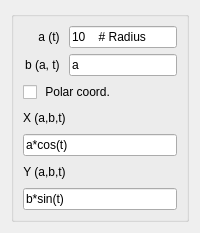
                     <widget class="QWidget" name="Equation_tab_2">
                      <attribute name="title">
                       <string>Equation</string>
                      </attribute>
                      <layout class="QGridLayout" name="gridLayout_23">
                       <item row="0" column="0">
                        <widget class="QGroupBox" name="groupBox_14">
                         <property name="toolTip">
                          <string/>
                         </property>
                         <property name="title">
                          <string/>
                         </property>
                         <layout class="QGridLayout" name="gridLayout_22">
                          <item row="0" column="0">
                           <layout class="QHBoxLayout" name="horizontalLayout_7">
                            <item>
                             <layout class="QVBoxLayout" name="verticalLayout_6">
                              <item>
                               <layout class="QHBoxLayout" name="horizontalLayout_3">
                                <item>
                                 <widget class="QLabel" name="label_a_3">
                                  <property name="maximumSize">
                                   <size>
                                    <width>70</width>
                                    <height>16777215</height>
                                   </size>
                                  </property>
                                  <property name="layoutDirection">
                                   <enum>Qt::LeftToRight</enum>
                                  </property>
                                  <property name="text">
                                   <string>a (t) </string>
                                  </property>
                                  <property name="alignment">
                                   <set>Qt::AlignRight|Qt::AlignTrailing|Qt::AlignVCenter</set>
                                  </property>
                                 </widget>
                                </item>
                                <item>
                                 <widget class="QLineEdit" name="ParCurve_a_2">
                                  <property name="sizePolicy">
                                   <sizepolicy hsizetype="Fixed" vsizetype="Fixed">
                                    <horstretch>0</horstretch>
                                    <verstretch>0</verstretch>
                                   </sizepolicy>
                                  </property>
                                  <property name="minimumSize">
                                   <size>
                                    <width>40</width>
                                    <height>0</height>
                                   </size>
                                  </property>
                                  <property name="maximumSize">
                                   <size>
                                    <width>150</width>
                                    <height>16777215</height>
                                   </size>
                                  </property>
                                  <property name="toolTip">
                                   <string>&lt;html&gt;&lt;head/&gt;&lt;body&gt;&lt;p&gt;The function 'range' from Python and 'np.arange' from numpy module can be used here:&lt;/p&gt;&lt;p&gt;range([start,] stop[, step])&lt;/p&gt;&lt;p&gt;  start : Starting number of the sequence. &lt;span style=&quot; vertical-align:top;&quot;&gt;The interval includes this value. The default value is 0&lt;/span&gt;&lt;/p&gt;&lt;p&gt;  stop : Generate numbers up to, but not including this number.&lt;/p&gt;&lt;p&gt;  step : Difference between each number in  the sequence. &lt;span style=&quot; vertical-align:top;&quot;&gt;The default value is 1.&lt;/span&gt;&lt;/p&gt;&lt;p&gt;&lt;br/&gt;&lt;/p&gt;&lt;p&gt;np.arange([start,] stop[, step,]dtype=None)&lt;/p&gt;&lt;p&gt;Return evenly spaced values within a given interval.&lt;/p&gt;&lt;p&gt;  start : Starting number of the sequence. &lt;span style=&quot; vertical-align:top;&quot;&gt;The interval includes this value. The default value is 0&lt;/span&gt;&lt;/p&gt;&lt;p&gt;  stop : &lt;span style=&quot; vertical-align:top;&quot;&gt;End of interval. The interval does not include this value, except in some cases where &lt;/span&gt;&lt;span style=&quot; font-style:italic; vertical-align:top;&quot;&gt;step&lt;/span&gt;&lt;span style=&quot; vertical-align:top;&quot;&gt; is not an integer and floating point round-off affects the length of &lt;/span&gt;&lt;span style=&quot; font-style:italic; vertical-align:top;&quot;&gt;out&lt;/span&gt;&lt;span style=&quot; vertical-align:top;&quot;&gt;.&lt;/span&gt;&lt;/p&gt;&lt;p&gt;  step : Difference between each number in  the sequence. &lt;span style=&quot; vertical-align:top;&quot;&gt;For any output &lt;/span&gt;&lt;span style=&quot; font-style:italic; vertical-align:top;&quot;&gt;out&lt;/span&gt;&lt;span style=&quot; vertical-align:top;&quot;&gt;, this is the distance between two adjacent values. The default value is 1.&lt;/span&gt;&lt;/p&gt;&lt;p&gt;&lt;span style=&quot; vertical-align:top;&quot;&gt;If &lt;/span&gt;&lt;span style=&quot; font-style:italic; vertical-align:top;&quot;&gt;step&lt;/span&gt;&lt;span style=&quot; vertical-align:top;&quot;&gt; is specified, &lt;/span&gt;&lt;span style=&quot; font-style:italic; vertical-align:top;&quot;&gt;start&lt;/span&gt;&lt;span style=&quot; vertical-align:top;&quot;&gt; must also be given.&lt;/span&gt;&lt;/p&gt;&lt;p&gt;  dtype : The type of the output array. if dtype &lt;span style=&quot; vertical-align:top;&quot;&gt;is not given, infer the data type from the other input arguments.&lt;/span&gt;&lt;br/&gt;&lt;/p&gt;&lt;/body&gt;&lt;/html&gt;</string>
                                  </property>
                                  <property name="text">
                                   <string>10    # Radius</string>
                                  </property>
                                  <property name="maxLength">
                                   <number>32769</number>
                                  </property>
                                 </widget>
                                </item>
                               </layout>
                              </item>
                              <item>
                               <layout class="QHBoxLayout" name="horizontalLayout_4">
                                <item>
                                 <widget class="QLabel" name="label_b_3">
                                  <property name="maximumSize">
                                   <size>
                                    <width>70</width>
                                    <height>16777215</height>
                                   </size>
                                  </property>
                                  <property name="text">
                                   <string>b (a, t) </string>
                                  </property>
                                  <property name="alignment">
                                   <set>Qt::AlignRight|Qt::AlignTrailing|Qt::AlignVCenter</set>
                                  </property>
                                 </widget>
                                </item>
                                <item>
                                 <widget class="QLineEdit" name="ParCurve_b_2">
                                  <property name="sizePolicy">
                                   <sizepolicy hsizetype="Fixed" vsizetype="Fixed">
                                    <horstretch>0</horstretch>
                                    <verstretch>0</verstretch>
                                   </sizepolicy>
                                  </property>
                                  <property name="minimumSize">
                                   <size>
                                    <width>40</width>
                                    <height>0</height>
                                   </size>
                                  </property>
                                  <property name="maximumSize">
                                   <size>
                                    <width>150</width>
                                    <height>16777215</height>
                                   </size>
                                  </property>
                                  <property name="toolTip">
                                   <string>&lt;html&gt;&lt;head/&gt;&lt;body&gt;&lt;p&gt;The function 'range' from Python and 'np.arange' from numpy module can be used here:&lt;/p&gt;&lt;p&gt;range([start,] stop[, step])&lt;/p&gt;&lt;p&gt;start : Starting number of the sequence. &lt;span style=&quot; vertical-align:top;&quot;&gt;The interval includes this value. The default value is 0&lt;/span&gt;&lt;/p&gt;&lt;p&gt;stop : Generate numbers up to, but not including this number.&lt;/p&gt;&lt;p&gt;step : Difference between each number in the sequence. &lt;span style=&quot; vertical-align:top;&quot;&gt;The default value is 1.&lt;/span&gt;&lt;/p&gt;&lt;p&gt;&lt;br/&gt;&lt;/p&gt;&lt;p&gt;np.arange([start,] stop[, step,]dtype=None)&lt;/p&gt;&lt;p&gt;Return evenly spaced values within a given interval.&lt;/p&gt;&lt;p&gt;start : Starting number of the sequence. &lt;span style=&quot; vertical-align:top;&quot;&gt;The interval includes this value. The default value is 0&lt;/span&gt;&lt;/p&gt;&lt;p&gt;stop : &lt;span style=&quot; vertical-align:top;&quot;&gt;End of interval. The interval does not include this value, except in some cases where &lt;/span&gt;&lt;span style=&quot; font-style:italic; vertical-align:top;&quot;&gt;step&lt;/span&gt;&lt;span style=&quot; vertical-align:top;&quot;&gt; is not an integer and floating point round-off affects the length of &lt;/span&gt;&lt;span style=&quot; font-style:italic; vertical-align:top;&quot;&gt;out&lt;/span&gt;&lt;span style=&quot; vertical-align:top;&quot;&gt;.&lt;/span&gt;&lt;/p&gt;&lt;p&gt;step : Difference between each number in the sequence. &lt;span style=&quot; vertical-align:top;&quot;&gt;For any output &lt;/span&gt;&lt;span style=&quot; font-style:italic; vertical-align:top;&quot;&gt;out&lt;/span&gt;&lt;span style=&quot; vertical-align:top;&quot;&gt;, this is the distance between two adjacent values. The default value is 1.&lt;/span&gt;&lt;/p&gt;&lt;p&gt;&lt;span style=&quot; vertical-align:top;&quot;&gt;If &lt;/span&gt;&lt;span style=&quot; font-style:italic; vertical-align:top;&quot;&gt;step&lt;/span&gt;&lt;span style=&quot; vertical-align:top;&quot;&gt; is specified, &lt;/span&gt;&lt;span style=&quot; font-style:italic; vertical-align:top;&quot;&gt;start&lt;/span&gt;&lt;span style=&quot; vertical-align:top;&quot;&gt; must also be given.&lt;/span&gt;&lt;/p&gt;&lt;p&gt;dtype : The type of the output array. if dtype &lt;span style=&quot; vertical-align:top;&quot;&gt;is not given, infer the data type from the other input arguments.&lt;/span&gt;&lt;/p&gt;&lt;/body&gt;&lt;/html&gt;</string>
                                  </property>
                                  <property name="text">
                                   <string>a</string>
                                  </property>
                                  <property name="maxLength">
                                   <number>32769</number>
                                  </property>
                                 </widget>
                                </item>
                               </layout>
                              </item>
                             </layout>
                            </item>
                           </layout>
                          </item>
                          <item row="1" column="0">
                           <widget class="QCheckBox" name="checkBox_polar_2">
                            <property name="toolTip">
                             <string>Toggle for Polar coordinates:
then FIRST input field is interpreted as radius
 and SECOND input field is interpreted as angle phi

Polar coordinates (r, phi) as commonly used in physics: 
 If P(x, y) is the considered point in 3D space;
    Radial distance r ( &gt; 0.0 ),  is the Euclidean distance from 
    the origin O (0, 0) to P(x, y).The symbol rho is often used instead of r.
    The azimuthal angle phi (or azimuth) is the signed angle measured from the 
    azimuth reference direction to the segment OP on the reference plane XY ( 0 &lt;= phi &lt;= pi radians (0 deg and 180 deg)).</string>
                            </property>
                            <property name="text">
                             <string> Polar coord.</string>
                            </property>
                            <property name="autoExclusive">
                             <bool>true</bool>
                            </property>
                           </widget>
                          </item>
                          <item row="2" column="0">
                           <layout class="QGridLayout" name="gridLayout_4">
                            <item row="0" column="0">
                             <layout class="QHBoxLayout" name="horizontalLayout_6">
                              <item>
                               <widget class="QLabel" name="label_x_2">
                                <property name="maximumSize">
                                 <size>
                                  <width>70</width>
                                  <height>16777215</height>
                                 </size>
                                </property>
                                <property name="text">
                                 <string>X (a,b,t) </string>
                                </property>
                                <property name="alignment">
                                 <set>Qt::AlignRight|Qt::AlignTrailing|Qt::AlignVCenter</set>
                                </property>
                               </widget>
                              </item>
                              <item>
                               <spacer name="horizontalSpacer_2">
                                <property name="orientation">
                                 <enum>Qt::Horizontal</enum>
                                </property>
                                <property name="sizeHint" stdset="0">
                                 <size>
                                  <width>40</width>
                                  <height>20</height>
                                 </size>
                                </property>
                               </spacer>
                              </item>
                             </layout>
                            </item>
                            <item row="1" column="0">
                             <widget class="QLineEdit" name="ParCurve_x_2">
                              <property name="sizePolicy">
                               <sizepolicy hsizetype="Expanding" vsizetype="Fixed">
                                <horstretch>0</horstretch>
                                <verstretch>0</verstretch>
                               </sizepolicy>
                              </property>
                              <property name="minimumSize">
                               <size>
                                <width>0</width>
                                <height>0</height>
                               </size>
                              </property>
                              <property name="maximumSize">
                               <size>
                                <width>16777215</width>
                                <height>16777215</height>
                               </size>
                              </property>
                              <property name="toolTip">
                               <string>The function from Python math module can be used here:
safe_list = ['acos', 'asin', 'atan', 'atan2', 'ceil', 'cos', 'cosh',
 'degrees', 'e', 'exp', 'fabs', 'floor', 'fmod', 'frexp', 'hypot', 'ldexp',
 'log', 'log10', 'modf', 'pi', 'pow', 'radians', 'sin', 'sinh', 'sqrt', 'tan',
 'tanh']</string>
                              </property>
                              <property name="text">
                               <string>a*cos(t)</string>
                              </property>
                              <property name="maxLength">
                               <number>32769</number>
                              </property>
                             </widget>
                            </item>
                           </layout>
                          </item>
                          <item row="3" column="0">
                           <layout class="QGridLayout" name="gridLayout_21">
                            <item row="0" column="0">
                             <layout class="QHBoxLayout" name="horizontalLayout_5">
                              <item>
                               <widget class="QLabel" name="label_y_2">
                                <property name="maximumSize">
                                 <size>
                                  <width>70</width>
                                  <height>16777215</height>
                                 </size>
                                </property>
                                <property name="text">
                                 <string>Y (a,b,t) </string>
                                </property>
                                <property name="alignment">
                                 <set>Qt::AlignRight|Qt::AlignTrailing|Qt::AlignVCenter</set>
                                </property>
                               </widget>
                              </item>
                              <item>
                               <spacer name="horizontalSpacer">
                                <property name="orientation">
                                 <enum>Qt::Horizontal</enum>
                                </property>
                                <property name="sizeHint" stdset="0">
                                 <size>
                                  <width>40</width>
                                  <height>20</height>
                                 </size>
                                </property>
                               </spacer>
                              </item>
                             </layout>
                            </item>
                            <item row="1" column="0">
                             <widget class="QLineEdit" name="ParCurve_y_2">
                              <property name="sizePolicy">
                               <sizepolicy hsizetype="Expanding" vsizetype="Fixed">
                                <horstretch>0</horstretch>
                                <verstretch>0</verstretch>
                               </sizepolicy>
                              </property>
                              <property name="minimumSize">
                               <size>
                                <width>0</width>
                                <height>0</height>
                               </size>
                              </property>
                              <property name="maximumSize">
                               <size>
                                <width>16777215</width>
                                <height>16777215</height>
                               </size>
                              </property>
                              <property name="toolTip">
                               <string>The function from Python math module can be used here:
safe_list = ['acos', 'asin', 'atan', 'atan2', 'ceil', 'cos', 'cosh',
 'degrees', 'e', 'exp', 'fabs', 'floor', 'fmod', 'frexp', 'hypot', 'ldexp',
 'log', 'log10', 'modf', 'pi', 'pow', 'radians', 'sin', 'sinh', 'sqrt', 'tan',
 'tanh']</string>
                              </property>
                              <property name="text">
                               <string>b*sin(t)</string>
                              </property>
                              <property name="maxLength">
                               <number>32769</number>
                              </property>
                             </widget>
                            </item>
                           </layout>
                          </item>
                         </layout>
                        </widget>
                       </item>
                      </layout>
                     </widget>
